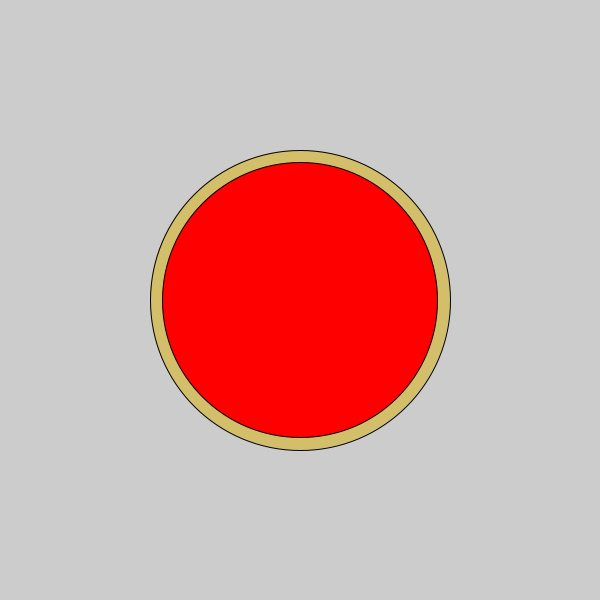
Frame 1 (no input)
Frame 60 (the mouse pressed at the canvas centre just before this capture): identical to frame 1, image omitted
Frame 120 (the mouse held since frame 60 and released just before this capture): identical to frame 1, image omitted

The Processing sketch that drew this single still picture (run headless with seeded random() and noise(); from frame 60 on, the mouse is pressed at the canvas centre):

// Processing sketch: pizza
// ── pizza.pde

void setup() {
    size(600, 600);
    fill(211, 190, 105);
    ellipse(300, 300, 300, 300);
    fill(255, 239, 173);
    ellipse(300, 300, 250, 250);
  fill(255, 0, 0);
    ellipse(300, 300, 275, 275);

}
void draw() {
    
}
